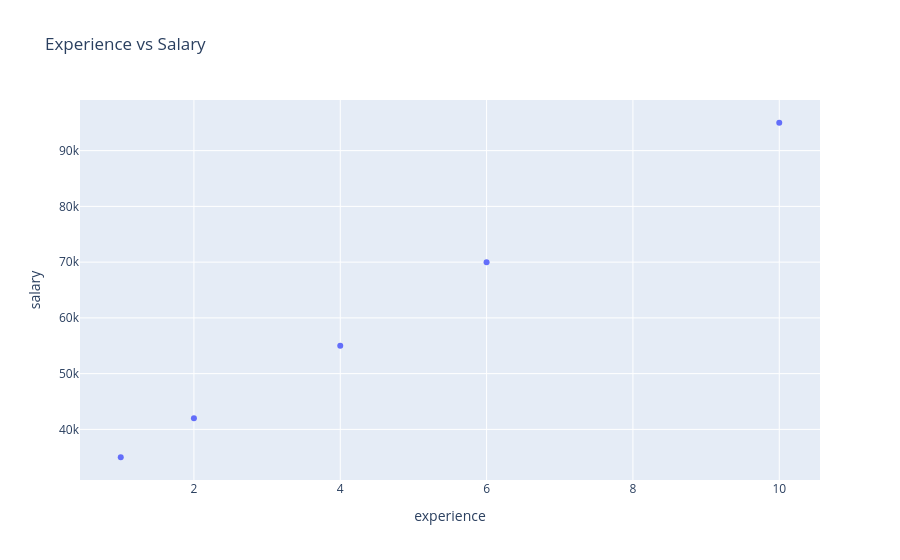
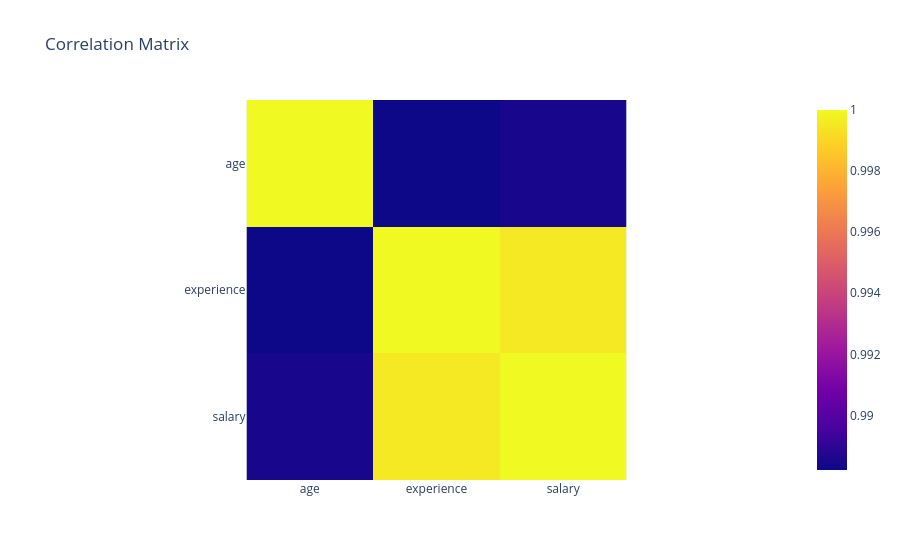

These figures' notebook cell, in order:
### Markdown cell above
## 5. Salary by experience

### Code cell
fig= px.scatter(
    df,
    x="experience",
    y="salary",
    title="Experience vs Salary"
)
fig.show()
fig.write_image("./outputs/Experience_vs_Salary.png")
correlation= df["experience"].corr(df["salary"])
print(f"Experience-Salary Correlation: ", correlation)
numeric_df = df[["age", "experience", "salary"]]
correlation_matrix = numeric_df.corr()
fig= px.imshow(
    correlation_matrix,
    title="Correlation Matrix"
)
fig.show()
fig.write_image("./outputs/correlation_matrix.png")

### Figure 1 — Plotly figure (JSON) as saved in the notebook; plotly's stock layout.template omitted (floating-point values rounded to 4 significant figures)
{"data": [{"hovertemplate": "experience=%{x}<br>salary=%{y}<extra></extra>", "legendgroup": "", "marker": {"color": "#636efa", "symbol": "circle"}, "mode": "markers", "name": "", "orientation": "v", "showlegend": false, "type": "scatter", "x": [1, 2, 4, 6, 10], "xaxis": "x", "y": [35000, 42000, 55000, 70000, 95000], "yaxis": "y"}], "layout": {"legend": {"tracegroupgap": 0}, "title": {"text": "Experience vs Salary"}, "xaxis": {"anchor": "y", "domain": [0, 1], "title": {"text": "experience"}}, "yaxis": {"anchor": "x", "domain": [0, 1], "title": {"text": "salary"}}}}

### Figure 2 — Plotly figure (JSON) as saved in the notebook; plotly's stock layout.template omitted (floating-point values rounded to 4 significant figures)
{"data": [{"coloraxis": "coloraxis", "hovertemplate": "x: %{x}<br>y: %{y}<br>color: %{z}<extra></extra>", "name": "0", "type": "heatmap", "x": ["age", "experience", "salary"], "xaxis": "x", "y": ["age", "experience", "salary"], "yaxis": "y", "z": [[1.0, 0.9882, 0.9885], [0.9882, 1.0, 0.9996], [0.9885, 0.9996, 1.0]]}], "layout": {"coloraxis": {"colorscale": [[0, "#0d0887"], [0.1111, "#46039f"], [0.2222, "#7201a8"], [0.3333, "#9c179e"], [0.4444, "#bd3786"], [0.5556, "#d8576b"], [0.6667, "#ed7953"], [0.7778, "#fb9f3a"], [0.8889, "#fdca26"], [1, "#f0f921"]]}, "title": {"text": "Correlation Matrix"}, "xaxis": {"anchor": "y", "constrain": "domain", "domain": [0, 1], "scaleanchor": "y"}, "yaxis": {"anchor": "x", "autorange": "reversed", "constrain": "domain", "domain": [0, 1]}}}
